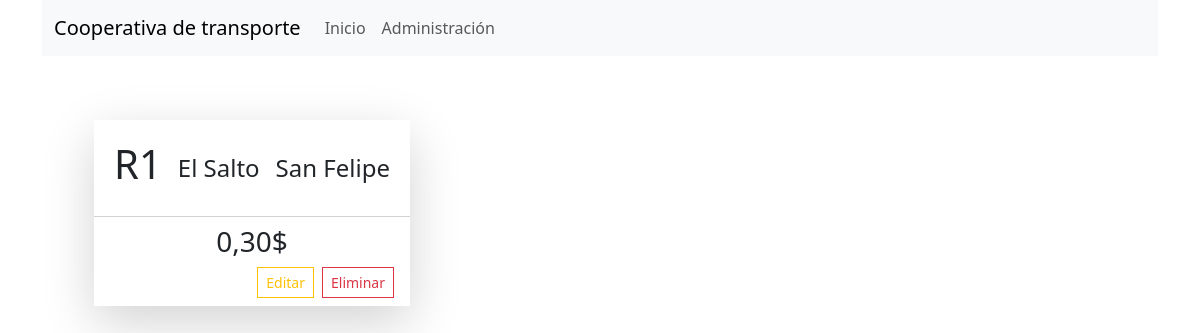
The page /rutas/ on the database as committed earlier.
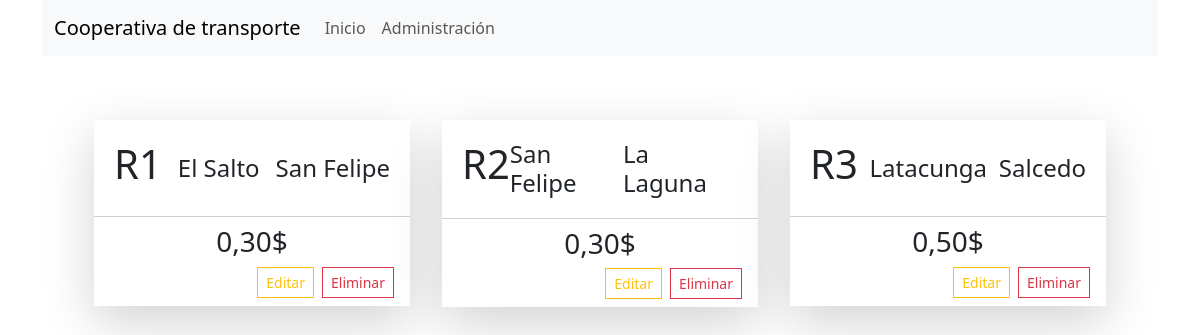
The same page on the database as committed later.
### Apps/rutas/models.py (models this page shows, shortened)
class Ruta(models.Model):
    id = models.BigAutoField(primary_key=True)
    codigo = models.CharField(max_length=10, unique=True)
    partida = models.TextField(verbose_name='Lugar de Partida')
    destino = models.TextField(verbose_name='Lugar de Llegada')
    precio = models.DecimalField(verbose_name='Precio', default=0.3, max_digits=4, decimal_places=2)

### Apps/rutas/views.py (the view)
# urls.py: path('', views.inicio),
def inicio(request):
    return render(request, 'rutas.html', {'rutas':Ruta.objects.all(),
                                          'titulo':'RUTAS'})

### Apps/rutas/templates/rutas.html (shortened to what this page needs)
{% extends 'base.html' %}
{% block body %}
    <div class="row p-5">
        {% for r in rutas %}
        <div class="col-sm-4 p-3 mb-5">
            <div class="rounded-0 border-0 card shadow-lg">
                <div class="card-body">
                  <div class="d-flex justify-content-between p-md-1">
                    <div class="d-flex">
                      <div>
                        <h1 class="h1">{{r.codigo}}</h2>
                      </div>
                    </div>
                    <div class="align-self-center">
                      <h2 class="h4 mb-0">{{r.partida}}</h2>
                    </div>
                    <div class="align-self-center">
                        <h2 class="h4 mb-0">{{r.destino}}</h2>
                      </div>
                  </div>
                </div>
                <div class="card-footer bg-body">
                    <div class="d-flex justify-content-center align-items-center">
                        <h3 class="h3">{{r.precio}}$</h3>
                    </div>
                    <div class="d-flex justify-content-end align-items-center">
                        <a href="/rutas/administracion/editar/{{r.id}}" class="rounded-0 btn btn-sm me-2 btn-outline-warning">Editar</a>
                        <form action="/rutas/administracion/eliminar/{{r.id}}" method="post">
                            <button class="rounded-0 btn btn-outline-danger btn-sm">
                                Eliminar
                            </button>
                        </form>
                    </div>
                </div>
            </div>
        </div>
        {% endfor %}
    </div>
{% endblock  %}

Rows that differ between the two databases and show on the page:
added Ruta: codigo "R2", partida "San Felipe", destino "La Laguna", precio "0,30"
added Ruta: codigo "R3", partida "Latacunga", destino "Salcedo", precio "0,50"
